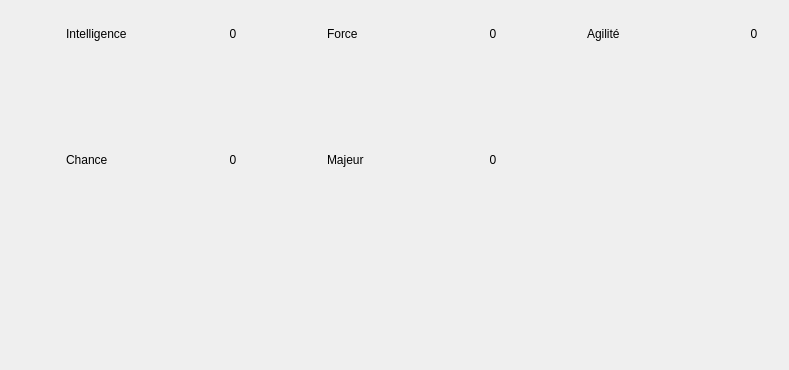
<?xml version="1.0" encoding="UTF-8"?>
<ui version="4.0">
 <class>c_aptitudes_display</class>
 <widget class="QWidget" name="c_aptitudes_display">
  <property name="geometry">
   <rect>
    <x>0</x>
    <y>0</y>
    <width>789</width>
    <height>370</height>
   </rect>
  </property>
  <property name="windowTitle">
   <string>Form</string>
  </property>
  <layout class="QGridLayout" name="gridLayout_2">
   <property name="spacing">
    <number>15</number>
   </property>
   <item row="1" column="1">
    <widget class="QWidget" name="widget_2" native="true">
     <layout class="QVBoxLayout" name="verticalLayout_2">
      <property name="leftMargin">
       <number>0</number>
      </property>
      <property name="topMargin">
       <number>0</number>
      </property>
      <property name="rightMargin">
       <number>0</number>
      </property>
      <property name="bottomMargin">
       <number>0</number>
      </property>
      <item>
       <widget class="QWidget" name="widget_majeur" native="true">
        <layout class="QVBoxLayout" name="layout_majeur">
         <property name="topMargin">
          <number>3</number>
         </property>
         <item>
          <layout class="QHBoxLayout" name="horizontalLayout_5">
           <item>
            <widget class="QLabel" name="icon_majeur">
             <property name="minimumSize">
              <size>
               <width>40</width>
               <height>40</height>
              </size>
             </property>
             <property name="maximumSize">
              <size>
               <width>40</width>
               <height>40</height>
              </size>
             </property>
             <property name="text">
              <string/>
             </property>
             <property name="pixmap">
              <pixmap resource="../images/images.qrc">:/Aptitudes/apt_majeur.png</pixmap>
             </property>
            </widget>
           </item>
           <item>
            <widget class="QLabel" name="label_majeur">
             <property name="text">
              <string>Majeur</string>
             </property>
            </widget>
           </item>
           <item>
            <widget class="QLabel" name="majeur_count">
             <property name="sizePolicy">
              <sizepolicy hsizetype="Ignored" vsizetype="Preferred">
               <horstretch>0</horstretch>
               <verstretch>0</verstretch>
              </sizepolicy>
             </property>
             <property name="maximumSize">
              <size>
               <width>30</width>
               <height>20</height>
              </size>
             </property>
             <property name="text">
              <string>0</string>
             </property>
             <property name="alignment">
              <set>Qt::AlignCenter</set>
             </property>
            </widget>
           </item>
          </layout>
         </item>
         <item>
          <spacer name="verticalSpacer_5">
           <property name="orientation">
            <enum>Qt::Vertical</enum>
           </property>
           <property name="sizeHint" stdset="0">
            <size>
             <width>20</width>
             <height>0</height>
            </size>
           </property>
          </spacer>
         </item>
        </layout>
       </widget>
      </item>
     </layout>
    </widget>
   </item>
   <item row="0" column="1">
    <widget class="QWidget" name="widget_4" native="true">
     <layout class="QVBoxLayout" name="verticalLayout_5">
      <property name="leftMargin">
       <number>0</number>
      </property>
      <property name="topMargin">
       <number>0</number>
      </property>
      <property name="rightMargin">
       <number>0</number>
      </property>
      <property name="bottomMargin">
       <number>0</number>
      </property>
      <item>
       <widget class="QWidget" name="widget_force" native="true">
        <layout class="QVBoxLayout" name="layout_force">
         <property name="topMargin">
          <number>3</number>
         </property>
         <item>
          <layout class="QHBoxLayout" name="horizontalLayout_2">
           <item>
            <widget class="QLabel" name="icon_force">
             <property name="minimumSize">
              <size>
               <width>40</width>
               <height>40</height>
              </size>
             </property>
             <property name="maximumSize">
              <size>
               <width>40</width>
               <height>40</height>
              </size>
             </property>
             <property name="text">
              <string/>
             </property>
             <property name="pixmap">
              <pixmap resource="../images/images.qrc">:/Aptitudes/apt_force.png</pixmap>
             </property>
            </widget>
           </item>
           <item>
            <widget class="QLabel" name="label_force">
             <property name="text">
              <string>Force</string>
             </property>
            </widget>
           </item>
           <item>
            <widget class="QLabel" name="force_count">
             <property name="sizePolicy">
              <sizepolicy hsizetype="Ignored" vsizetype="Preferred">
               <horstretch>0</horstretch>
               <verstretch>0</verstretch>
              </sizepolicy>
             </property>
             <property name="maximumSize">
              <size>
               <width>30</width>
               <height>20</height>
              </size>
             </property>
             <property name="text">
              <string>0</string>
             </property>
             <property name="alignment">
              <set>Qt::AlignCenter</set>
             </property>
            </widget>
           </item>
          </layout>
         </item>
         <item>
          <spacer name="verticalSpacer_2">
           <property name="orientation">
            <enum>Qt::Vertical</enum>
           </property>
           <property name="sizeHint" stdset="0">
            <size>
             <width>20</width>
             <height>0</height>
            </size>
           </property>
          </spacer>
         </item>
        </layout>
       </widget>
      </item>
     </layout>
    </widget>
   </item>
   <item row="0" column="2">
    <widget class="QWidget" name="widget_3" native="true">
     <layout class="QVBoxLayout" name="verticalLayout">
      <property name="leftMargin">
       <number>0</number>
      </property>
      <property name="topMargin">
       <number>0</number>
      </property>
      <property name="rightMargin">
       <number>0</number>
      </property>
      <property name="bottomMargin">
       <number>0</number>
      </property>
      <item>
       <widget class="QWidget" name="widget_agil" native="true">
        <layout class="QVBoxLayout" name="layout_agil">
         <property name="topMargin">
          <number>3</number>
         </property>
         <item>
          <layout class="QHBoxLayout" name="horizontalLayout_3">
           <item>
            <widget class="QLabel" name="icon_agil">
             <property name="minimumSize">
              <size>
               <width>40</width>
               <height>40</height>
              </size>
             </property>
             <property name="maximumSize">
              <size>
               <width>40</width>
               <height>40</height>
              </size>
             </property>
             <property name="text">
              <string/>
             </property>
             <property name="pixmap">
              <pixmap resource="../images/images.qrc">:/Aptitudes/apt_agilite.png</pixmap>
             </property>
            </widget>
           </item>
           <item>
            <widget class="QLabel" name="label_agil">
             <property name="text">
              <string>Agilité</string>
             </property>
            </widget>
           </item>
           <item>
            <widget class="QLabel" name="agil_count">
             <property name="sizePolicy">
              <sizepolicy hsizetype="Ignored" vsizetype="Preferred">
               <horstretch>0</horstretch>
               <verstretch>0</verstretch>
              </sizepolicy>
             </property>
             <property name="maximumSize">
              <size>
               <width>30</width>
               <height>20</height>
              </size>
             </property>
             <property name="text">
              <string>0</string>
             </property>
             <property name="alignment">
              <set>Qt::AlignCenter</set>
             </property>
            </widget>
           </item>
          </layout>
         </item>
         <item>
          <spacer name="verticalSpacer_3">
           <property name="orientation">
            <enum>Qt::Vertical</enum>
           </property>
           <property name="sizeHint" stdset="0">
            <size>
             <width>20</width>
             <height>0</height>
            </size>
           </property>
          </spacer>
         </item>
        </layout>
       </widget>
      </item>
     </layout>
    </widget>
   </item>
   <item row="1" column="0">
    <widget class="QWidget" name="widget_1" native="true">
     <layout class="QVBoxLayout" name="verticalLayout_3">
      <property name="leftMargin">
       <number>0</number>
      </property>
      <property name="topMargin">
       <number>0</number>
      </property>
      <property name="rightMargin">
       <number>0</number>
      </property>
      <property name="bottomMargin">
       <number>0</number>
      </property>
      <item>
       <widget class="QWidget" name="widget_chance" native="true">
        <layout class="QVBoxLayout" name="layout_chance">
         <property name="topMargin">
          <number>3</number>
         </property>
         <item>
          <layout class="QHBoxLayout" name="horizontalLayout_4">
           <item>
            <widget class="QLabel" name="icon_chance">
             <property name="minimumSize">
              <size>
               <width>40</width>
               <height>40</height>
              </size>
             </property>
             <property name="maximumSize">
              <size>
               <width>40</width>
               <height>40</height>
              </size>
             </property>
             <property name="text">
              <string/>
             </property>
             <property name="pixmap">
              <pixmap resource="../images/images.qrc">:/Aptitudes/apt_chance.png</pixmap>
             </property>
            </widget>
           </item>
           <item>
            <widget class="QLabel" name="label_chance">
             <property name="text">
              <string>Chance</string>
             </property>
            </widget>
           </item>
           <item>
            <widget class="QLabel" name="chance_count">
             <property name="sizePolicy">
              <sizepolicy hsizetype="Ignored" vsizetype="Preferred">
               <horstretch>0</horstretch>
               <verstretch>0</verstretch>
              </sizepolicy>
             </property>
             <property name="maximumSize">
              <size>
               <width>30</width>
               <height>20</height>
              </size>
             </property>
             <property name="text">
              <string>0</string>
             </property>
             <property name="alignment">
              <set>Qt::AlignCenter</set>
             </property>
            </widget>
           </item>
          </layout>
         </item>
         <item>
          <spacer name="verticalSpacer_4">
           <property name="orientation">
            <enum>Qt::Vertical</enum>
           </property>
           <property name="sizeHint" stdset="0">
            <size>
             <width>20</width>
             <height>0</height>
            </size>
           </property>
          </spacer>
         </item>
        </layout>
       </widget>
      </item>
     </layout>
    </widget>
   </item>
   <item row="0" column="0">
    <widget class="QWidget" name="widget_5" native="true">
     <layout class="QVBoxLayout" name="verticalLayout_4">
      <property name="leftMargin">
       <number>0</number>
      </property>
      <property name="topMargin">
       <number>0</number>
      </property>
      <property name="rightMargin">
       <number>0</number>
      </property>
      <property name="bottomMargin">
       <number>0</number>
      </property>
      <item>
       <widget class="QWidget" name="widget_intell" native="true">
        <layout class="QVBoxLayout" name="layout_intell">
         <property name="topMargin">
          <number>3</number>
         </property>
         <item>
          <layout class="QHBoxLayout" name="horizontalLayout">
           <item>
            <widget class="QLabel" name="icon_intell">
             <property name="minimumSize">
              <size>
               <width>40</width>
               <height>40</height>
              </size>
             </property>
             <property name="maximumSize">
              <size>
               <width>40</width>
               <height>40</height>
              </size>
             </property>
             <property name="text">
              <string/>
             </property>
             <property name="pixmap">
              <pixmap resource="../images/images.qrc">:/Aptitudes/apt_intelligence.png</pixmap>
             </property>
            </widget>
           </item>
           <item>
            <widget class="QLabel" name="label_intell">
             <property name="text">
              <string>Intelligence</string>
             </property>
            </widget>
           </item>
           <item>
            <widget class="QLabel" name="intell_count">
             <property name="sizePolicy">
              <sizepolicy hsizetype="Ignored" vsizetype="Preferred">
               <horstretch>0</horstretch>
               <verstretch>0</verstretch>
              </sizepolicy>
             </property>
             <property name="maximumSize">
              <size>
               <width>30</width>
               <height>20</height>
              </size>
             </property>
             <property name="text">
              <string>0</string>
             </property>
             <property name="alignment">
              <set>Qt::AlignCenter</set>
             </property>
            </widget>
           </item>
          </layout>
         </item>
         <item>
          <spacer name="verticalSpacer">
           <property name="orientation">
            <enum>Qt::Vertical</enum>
           </property>
           <property name="sizeHint" stdset="0">
            <size>
             <width>20</width>
             <height>0</height>
            </size>
           </property>
          </spacer>
         </item>
        </layout>
       </widget>
      </item>
     </layout>
    </widget>
   </item>
   <item row="2" column="1">
    <spacer name="verticalSpacer_6">
     <property name="orientation">
      <enum>Qt::Vertical</enum>
     </property>
     <property name="sizeHint" stdset="0">
      <size>
       <width>20</width>
       <height>0</height>
      </size>
     </property>
    </spacer>
   </item>
  </layout>
 </widget>
 <resources>
  <include location="../images/images.qrc"/>
 </resources>
 <connections/>
</ui>
